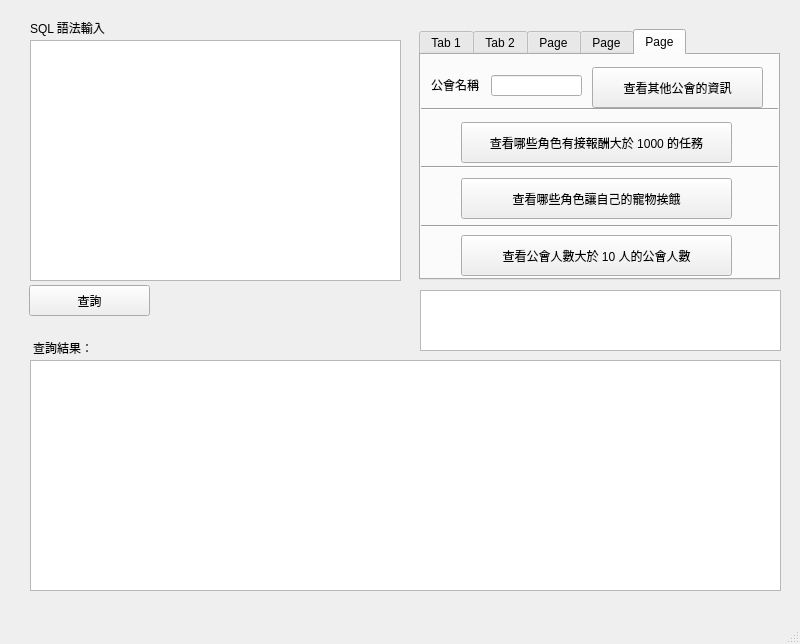
<?xml version="1.0" encoding="UTF-8"?>
<ui version="4.0">
 <class>MainWindow</class>
 <widget class="QMainWindow" name="MainWindow">
  <property name="geometry">
   <rect>
    <x>0</x>
    <y>0</y>
    <width>800</width>
    <height>644</height>
   </rect>
  </property>
  <property name="windowTitle">
   <string>MainWindow</string>
  </property>
  <widget class="QWidget" name="centralwidget">
   <widget class="QTextEdit" name="textEdit">
    <property name="geometry">
     <rect>
      <x>30</x>
      <y>40</y>
      <width>371</width>
      <height>241</height>
     </rect>
    </property>
    <property name="html">
     <string>&lt;!DOCTYPE HTML PUBLIC &quot;-//W3C//DTD HTML 4.0//EN&quot; &quot;http://www.w3.org/TR/REC-html40/strict.dtd&quot;&gt;
&lt;html&gt;&lt;head&gt;&lt;meta name=&quot;qrichtext&quot; content=&quot;1&quot; /&gt;&lt;style type=&quot;text/css&quot;&gt;
p, li { white-space: pre-wrap; }
&lt;/style&gt;&lt;/head&gt;&lt;body style=&quot; font-family:'.AppleSystemUIFont'; font-size:13pt; font-weight:400; font-style:normal;&quot;&gt;
&lt;p style=&quot;-qt-paragraph-type:empty; margin-top:0px; margin-bottom:0px; margin-left:0px; margin-right:0px; -qt-block-indent:0; text-indent:0px;&quot;&gt;&lt;br /&gt;&lt;/p&gt;&lt;/body&gt;&lt;/html&gt;</string>
    </property>
   </widget>
   <widget class="QLabel" name="label">
    <property name="geometry">
     <rect>
      <x>30</x>
      <y>20</y>
      <width>101</width>
      <height>16</height>
     </rect>
    </property>
    <property name="text">
     <string>SQL 語法輸入</string>
    </property>
   </widget>
   <widget class="QPushButton" name="pushButton">
    <property name="geometry">
     <rect>
      <x>29</x>
      <y>285</y>
      <width>121</width>
      <height>31</height>
     </rect>
    </property>
    <property name="text">
     <string>查詢</string>
    </property>
   </widget>
   <widget class="QTabWidget" name="tabWidget">
    <property name="geometry">
     <rect>
      <x>419</x>
      <y>29</y>
      <width>361</width>
      <height>251</height>
     </rect>
    </property>
    <property name="toolTip">
     <string>&lt;html&gt;&lt;head/&gt;&lt;body&gt;&lt;p&gt;&lt;br/&gt;&lt;/p&gt;&lt;/body&gt;&lt;/html&gt;</string>
    </property>
    <property name="currentIndex">
     <number>4</number>
    </property>
    <widget class="QWidget" name="tab">
     <attribute name="title">
      <string>Tab 1</string>
     </attribute>
     <widget class="QPushButton" name="pushButton_2">
      <property name="geometry">
       <rect>
        <x>230</x>
        <y>184</y>
        <width>121</width>
        <height>41</height>
       </rect>
      </property>
      <property name="text">
       <string>創建角色</string>
      </property>
     </widget>
     <widget class="QLabel" name="label_2">
      <property name="geometry">
       <rect>
        <x>12</x>
        <y>158</y>
        <width>60</width>
        <height>16</height>
       </rect>
      </property>
      <property name="text">
       <string>角色名字：</string>
      </property>
     </widget>
     <widget class="QLineEdit" name="lineEdit">
      <property name="geometry">
       <rect>
        <x>80</x>
        <y>156</y>
        <width>113</width>
        <height>21</height>
       </rect>
      </property>
     </widget>
     <widget class="QLabel" name="label_3">
      <property name="geometry">
       <rect>
        <x>12</x>
        <y>195</y>
        <width>60</width>
        <height>16</height>
       </rect>
      </property>
      <property name="text">
       <string>職業：</string>
      </property>
     </widget>
     <widget class="QLineEdit" name="lineEdit_2">
      <property name="geometry">
       <rect>
        <x>80</x>
        <y>193</y>
        <width>113</width>
        <height>21</height>
       </rect>
      </property>
     </widget>
     <widget class="QLabel" name="label_9">
      <property name="geometry">
       <rect>
        <x>12</x>
        <y>12</y>
        <width>60</width>
        <height>16</height>
       </rect>
      </property>
      <property name="text">
       <string>帳號：</string>
      </property>
     </widget>
     <widget class="QLabel" name="label_10">
      <property name="geometry">
       <rect>
        <x>12</x>
        <y>45</y>
        <width>60</width>
        <height>16</height>
       </rect>
      </property>
      <property name="text">
       <string>密碼：</string>
      </property>
     </widget>
     <widget class="QLineEdit" name="lineEdit_7">
      <property name="geometry">
       <rect>
        <x>80</x>
        <y>43</y>
        <width>113</width>
        <height>21</height>
       </rect>
      </property>
     </widget>
     <widget class="QLineEdit" name="lineEdit_8">
      <property name="geometry">
       <rect>
        <x>80</x>
        <y>10</y>
        <width>113</width>
        <height>21</height>
       </rect>
      </property>
     </widget>
     <widget class="QLabel" name="label_11">
      <property name="geometry">
       <rect>
        <x>12</x>
        <y>82</y>
        <width>60</width>
        <height>16</height>
       </rect>
      </property>
      <property name="text">
       <string>電子郵件：</string>
      </property>
     </widget>
     <widget class="QLineEdit" name="lineEdit_9">
      <property name="geometry">
       <rect>
        <x>80</x>
        <y>80</y>
        <width>113</width>
        <height>21</height>
       </rect>
      </property>
     </widget>
     <widget class="QPushButton" name="pushButton_7">
      <property name="geometry">
       <rect>
        <x>231</x>
        <y>70</y>
        <width>121</width>
        <height>41</height>
       </rect>
      </property>
      <property name="text">
       <string>創建帳戶</string>
      </property>
     </widget>
     <widget class="Line" name="line">
      <property name="geometry">
       <rect>
        <x>-3</x>
        <y>100</y>
        <width>361</width>
        <height>20</height>
       </rect>
      </property>
      <property name="orientation">
       <enum>Qt::Horizontal</enum>
      </property>
     </widget>
     <widget class="QLineEdit" name="lineEdit_19">
      <property name="geometry">
       <rect>
        <x>80</x>
        <y>120</y>
        <width>113</width>
        <height>21</height>
       </rect>
      </property>
     </widget>
     <widget class="QLabel" name="label_21">
      <property name="geometry">
       <rect>
        <x>12</x>
        <y>122</y>
        <width>60</width>
        <height>16</height>
       </rect>
      </property>
      <property name="text">
       <string>輸入帳號</string>
      </property>
     </widget>
    </widget>
    <widget class="QWidget" name="tab_2">
     <attribute name="title">
      <string>Tab 2</string>
     </attribute>
     <widget class="QLabel" name="label_7">
      <property name="geometry">
       <rect>
        <x>16</x>
        <y>72</y>
        <width>60</width>
        <height>16</height>
       </rect>
      </property>
      <property name="text">
       <string>公會名稱</string>
      </property>
     </widget>
     <widget class="QLineEdit" name="lineEdit_5">
      <property name="geometry">
       <rect>
        <x>82</x>
        <y>70</y>
        <width>113</width>
        <height>21</height>
       </rect>
      </property>
     </widget>
     <widget class="QPushButton" name="pushButton_5">
      <property name="geometry">
       <rect>
        <x>227</x>
        <y>92</y>
        <width>121</width>
        <height>41</height>
       </rect>
      </property>
      <property name="text">
       <string>建立公會</string>
      </property>
     </widget>
     <widget class="QLabel" name="label_8">
      <property name="geometry">
       <rect>
        <x>16</x>
        <y>191</y>
        <width>60</width>
        <height>16</height>
       </rect>
      </property>
      <property name="text">
       <string>公會名稱</string>
      </property>
     </widget>
     <widget class="QLineEdit" name="lineEdit_6">
      <property name="geometry">
       <rect>
        <x>82</x>
        <y>189</y>
        <width>113</width>
        <height>21</height>
       </rect>
      </property>
     </widget>
     <widget class="QPushButton" name="pushButton_6">
      <property name="geometry">
       <rect>
        <x>227</x>
        <y>180</y>
        <width>121</width>
        <height>41</height>
       </rect>
      </property>
      <property name="text">
       <string>查看公會</string>
      </property>
     </widget>
     <widget class="QLineEdit" name="lineEdit_20">
      <property name="geometry">
       <rect>
        <x>82</x>
        <y>20</y>
        <width>113</width>
        <height>21</height>
       </rect>
      </property>
     </widget>
     <widget class="QLabel" name="label_22">
      <property name="geometry">
       <rect>
        <x>2</x>
        <y>20</y>
        <width>81</width>
        <height>20</height>
       </rect>
      </property>
      <property name="text">
       <string>輸入角色名字</string>
      </property>
     </widget>
     <widget class="Line" name="line_4">
      <property name="geometry">
       <rect>
        <x>-3</x>
        <y>167</y>
        <width>361</width>
        <height>20</height>
       </rect>
      </property>
      <property name="orientation">
       <enum>Qt::Horizontal</enum>
      </property>
     </widget>
     <widget class="QLabel" name="label_12">
      <property name="geometry">
       <rect>
        <x>17</x>
        <y>103</y>
        <width>60</width>
        <height>16</height>
       </rect>
      </property>
      <property name="text">
       <string>公會地址</string>
      </property>
     </widget>
     <widget class="QLineEdit" name="lineEdit_10">
      <property name="geometry">
       <rect>
        <x>82</x>
        <y>103</y>
        <width>113</width>
        <height>21</height>
       </rect>
      </property>
     </widget>
     <widget class="Line" name="line_5">
      <property name="geometry">
       <rect>
        <x>0</x>
        <y>50</y>
        <width>361</width>
        <height>20</height>
       </rect>
      </property>
      <property name="orientation">
       <enum>Qt::Horizontal</enum>
      </property>
     </widget>
     <widget class="Line" name="line_6">
      <property name="geometry">
       <rect>
        <x>0</x>
        <y>126</y>
        <width>361</width>
        <height>20</height>
       </rect>
      </property>
      <property name="orientation">
       <enum>Qt::Horizontal</enum>
      </property>
     </widget>
     <widget class="QLabel" name="label_13">
      <property name="geometry">
       <rect>
        <x>17</x>
        <y>148</y>
        <width>60</width>
        <height>16</height>
       </rect>
      </property>
      <property name="text">
       <string>公會名稱</string>
      </property>
     </widget>
     <widget class="QLineEdit" name="lineEdit_11">
      <property name="geometry">
       <rect>
        <x>82</x>
        <y>148</y>
        <width>113</width>
        <height>21</height>
       </rect>
      </property>
     </widget>
     <widget class="QPushButton" name="pushButton_10">
      <property name="geometry">
       <rect>
        <x>227</x>
        <y>137</y>
        <width>121</width>
        <height>41</height>
       </rect>
      </property>
      <property name="text">
       <string>加入公會</string>
      </property>
     </widget>
    </widget>
    <widget class="QWidget" name="tab_3">
     <attribute name="title">
      <string>Page</string>
     </attribute>
     <widget class="QPushButton" name="pushButton_3">
      <property name="geometry">
       <rect>
        <x>228</x>
        <y>149</y>
        <width>121</width>
        <height>41</height>
       </rect>
      </property>
      <property name="text">
       <string>查看任務</string>
      </property>
     </widget>
     <widget class="QLabel" name="label_4">
      <property name="geometry">
       <rect>
        <x>18</x>
        <y>92</y>
        <width>60</width>
        <height>16</height>
       </rect>
      </property>
      <property name="text">
       <string>任務名稱</string>
      </property>
     </widget>
     <widget class="QLineEdit" name="lineEdit_3">
      <property name="geometry">
       <rect>
        <x>92</x>
        <y>89</y>
        <width>113</width>
        <height>21</height>
       </rect>
      </property>
     </widget>
     <widget class="QLabel" name="label_34">
      <property name="geometry">
       <rect>
        <x>9</x>
        <y>20</y>
        <width>81</width>
        <height>20</height>
       </rect>
      </property>
      <property name="text">
       <string>輸入角色名字</string>
      </property>
     </widget>
     <widget class="QLineEdit" name="lineEdit_32">
      <property name="geometry">
       <rect>
        <x>92</x>
        <y>20</y>
        <width>113</width>
        <height>21</height>
       </rect>
      </property>
     </widget>
     <widget class="QPushButton" name="pushButton_8">
      <property name="geometry">
       <rect>
        <x>227</x>
        <y>82</y>
        <width>121</width>
        <height>41</height>
       </rect>
      </property>
      <property name="text">
       <string>建立任務</string>
      </property>
     </widget>
     <widget class="Line" name="line_2">
      <property name="geometry">
       <rect>
        <x>-3</x>
        <y>43</y>
        <width>361</width>
        <height>20</height>
       </rect>
      </property>
      <property name="orientation">
       <enum>Qt::Horizontal</enum>
      </property>
     </widget>
    </widget>
    <widget class="QWidget" name="tab_4">
     <attribute name="title">
      <string>Page</string>
     </attribute>
     <widget class="QPushButton" name="pushButton_9">
      <property name="geometry">
       <rect>
        <x>224</x>
        <y>84</y>
        <width>121</width>
        <height>41</height>
       </rect>
      </property>
      <property name="text">
       <string>豢養寵物</string>
      </property>
     </widget>
     <widget class="QLabel" name="label_5">
      <property name="geometry">
       <rect>
        <x>12</x>
        <y>96</y>
        <width>60</width>
        <height>16</height>
       </rect>
      </property>
      <property name="text">
       <string>寵物名字</string>
      </property>
     </widget>
     <widget class="QLineEdit" name="lineEdit_4">
      <property name="geometry">
       <rect>
        <x>93</x>
        <y>94</y>
        <width>113</width>
        <height>21</height>
       </rect>
      </property>
     </widget>
     <widget class="QPushButton" name="pushButton_4">
      <property name="geometry">
       <rect>
        <x>223</x>
        <y>160</y>
        <width>121</width>
        <height>41</height>
       </rect>
      </property>
      <property name="text">
       <string>查看寵物</string>
      </property>
     </widget>
     <widget class="QLineEdit" name="lineEdit_33">
      <property name="geometry">
       <rect>
        <x>93</x>
        <y>20</y>
        <width>113</width>
        <height>21</height>
       </rect>
      </property>
     </widget>
     <widget class="QLabel" name="label_35">
      <property name="geometry">
       <rect>
        <x>10</x>
        <y>20</y>
        <width>81</width>
        <height>20</height>
       </rect>
      </property>
      <property name="text">
       <string>輸入角色名字</string>
      </property>
     </widget>
     <widget class="Line" name="line_3">
      <property name="geometry">
       <rect>
        <x>0</x>
        <y>48</y>
        <width>541</width>
        <height>20</height>
       </rect>
      </property>
      <property name="orientation">
       <enum>Qt::Horizontal</enum>
      </property>
     </widget>
    </widget>
    <widget class="QWidget" name="tab_5">
     <attribute name="title">
      <string>Page</string>
     </attribute>
     <widget class="QLineEdit" name="lineEdit_34">
      <property name="geometry">
       <rect>
        <x>70</x>
        <y>20</y>
        <width>91</width>
        <height>21</height>
       </rect>
      </property>
     </widget>
     <widget class="QLabel" name="label_36">
      <property name="geometry">
       <rect>
        <x>10</x>
        <y>20</y>
        <width>81</width>
        <height>20</height>
       </rect>
      </property>
      <property name="text">
       <string>公會名稱</string>
      </property>
     </widget>
     <widget class="QPushButton" name="pushButton_11">
      <property name="geometry">
       <rect>
        <x>171</x>
        <y>12</y>
        <width>171</width>
        <height>41</height>
       </rect>
      </property>
      <property name="text">
       <string>查看其他公會的資訊</string>
      </property>
     </widget>
     <widget class="Line" name="line_7">
      <property name="geometry">
       <rect>
        <x>0</x>
        <y>44</y>
        <width>361</width>
        <height>20</height>
       </rect>
      </property>
      <property name="orientation">
       <enum>Qt::Horizontal</enum>
      </property>
     </widget>
     <widget class="QPushButton" name="pushButton_12">
      <property name="geometry">
       <rect>
        <x>40</x>
        <y>67</y>
        <width>271</width>
        <height>41</height>
       </rect>
      </property>
      <property name="text">
       <string>查看哪些角色有接報酬大於 1000 的任務</string>
      </property>
     </widget>
     <widget class="Line" name="line_8">
      <property name="geometry">
       <rect>
        <x>0</x>
        <y>102</y>
        <width>361</width>
        <height>20</height>
       </rect>
      </property>
      <property name="orientation">
       <enum>Qt::Horizontal</enum>
      </property>
     </widget>
     <widget class="QPushButton" name="pushButton_13">
      <property name="geometry">
       <rect>
        <x>40</x>
        <y>123</y>
        <width>271</width>
        <height>41</height>
       </rect>
      </property>
      <property name="text">
       <string>查看哪些角色讓自己的寵物挨餓</string>
      </property>
     </widget>
     <widget class="Line" name="line_9">
      <property name="geometry">
       <rect>
        <x>0</x>
        <y>161</y>
        <width>361</width>
        <height>20</height>
       </rect>
      </property>
      <property name="orientation">
       <enum>Qt::Horizontal</enum>
      </property>
     </widget>
     <widget class="QPushButton" name="pushButton_14">
      <property name="geometry">
       <rect>
        <x>40</x>
        <y>180</y>
        <width>271</width>
        <height>41</height>
       </rect>
      </property>
      <property name="text">
       <string>查看公會人數大於 10 人的公會人數</string>
      </property>
     </widget>
    </widget>
   </widget>
   <widget class="QLabel" name="label_6">
    <property name="geometry">
     <rect>
      <x>33</x>
      <y>340</y>
      <width>60</width>
      <height>16</height>
     </rect>
    </property>
    <property name="text">
     <string>查詢結果：</string>
    </property>
   </widget>
   <widget class="QTextBrowser" name="textBrowser">
    <property name="geometry">
     <rect>
      <x>420</x>
      <y>290</y>
      <width>361</width>
      <height>61</height>
     </rect>
    </property>
   </widget>
   <widget class="QTableWidget" name="tableWidget">
    <property name="geometry">
     <rect>
      <x>30</x>
      <y>360</y>
      <width>751</width>
      <height>231</height>
     </rect>
    </property>
   </widget>
  </widget>
  <widget class="QMenuBar" name="menubar">
   <property name="geometry">
    <rect>
     <x>0</x>
     <y>0</y>
     <width>800</width>
     <height>22</height>
    </rect>
   </property>
  </widget>
  <widget class="QStatusBar" name="statusbar"/>
 </widget>
 <resources/>
 <connections/>
</ui>
